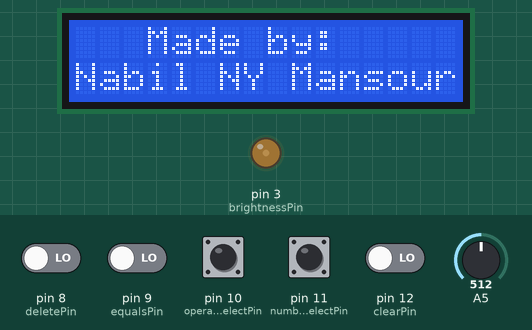
This sketch was run on a simulated Arduino Uno, built with avr-gcc and run on an emulated ATmega328P. Shown: 16×2 character LCD, output pins drawn as LEDs (lit = HIGH). The test bench sets the inputs (shaded band); at power-on: pin 8 (deletePin), pin 9 (equalsPin), pin 10 (operationSelectPin), pin 11 (numberSelectPin), pin 12 (clearPin) LOW, A5 = 512.

Above: at 1.7 s.
At 5.73 s:
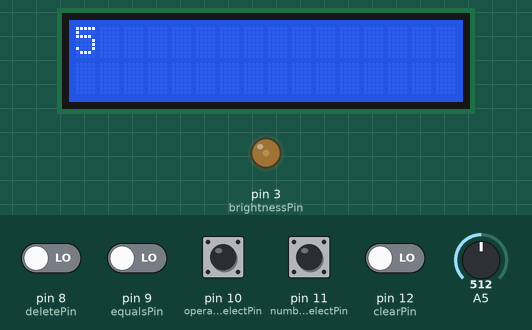
5.9 s: pin 10 (operationSelectPin) pulled HIGH for 0.15 s
7.7 s: A5 set to 710
9.8 s: pin 10 (operationSelectPin) pulled HIGH for 1 s
At 10.03 s:
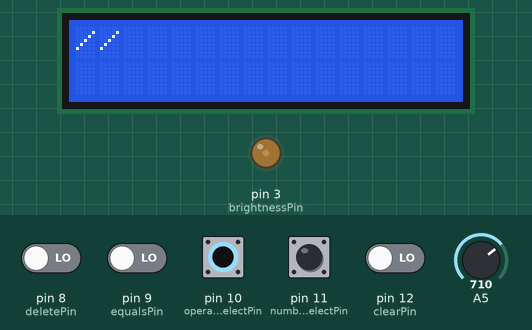
12.3 s: pin 9 (equalsPin) driven HIGH
At 13.3 s:
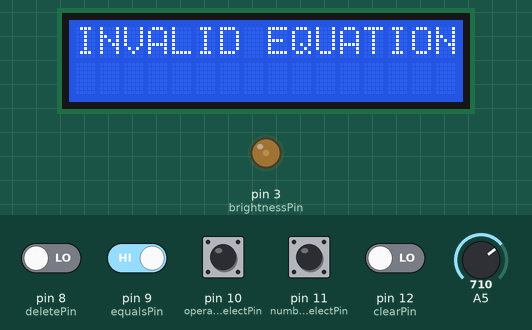
15.3 s: A5 set to 920
At 15.63 s:
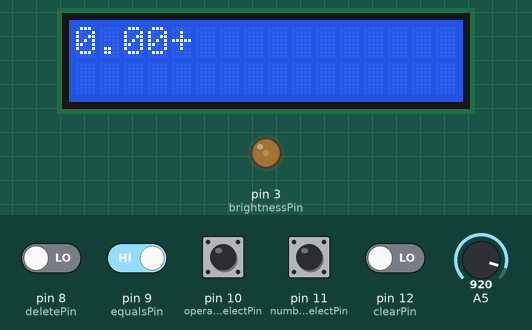
17.9 s: A5 set to 306
At 18.08 s:
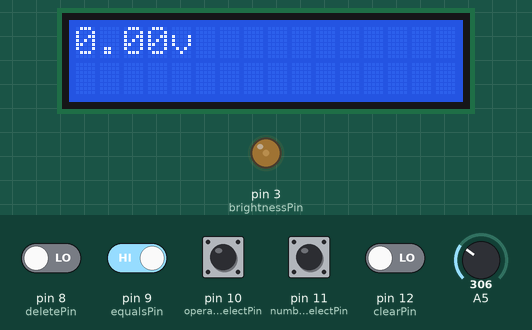

Measured:
- after the input at 9.8 s, the display: changes after 0.08 s (image 2)
- after the input at 12.3 s, the display: changes after 0.05 s (image 3)
- after the input at 15.3 s, the display: first differs from a run without the input after 0.26 s (image 4)
- after the input at 17.9 s, the display: changes after 0.11 s (image 5)
- what the display in image 0 shows lasts 3.0 s, from 1.7 s to 4.7 s

The sketch:

Calculator.ino
```cpp
#include <LiquidCrystal.h> // includes the LiquidCrystal Library

const int brightnessPin = 3;

const int deletePin = 8;
const int equalsPin = 9;
const int operationSelectPin = 10;
const int numberSelectPin = 11;
const int clearPin = 12;
// Note that the potentiometer is connected to A5 Pin.

LiquidCrystal lcd(1, 2, 4, 5, 6, 7); // Creates an LC object. Parameters: (rs, enable, d4, d5, d6, d7)

void setup() {
  lcd.begin(16,2); // Initializes the interface to the LCD screen, and specifies the dimensions (width and height) of the display
  pinMode(brightnessPin, OUTPUT);
  analogWrite(brightnessPin, 50);

  pinMode(clearPin, INPUT);
  pinMode(equalsPin, INPUT);
  pinMode(operationSelectPin, INPUT);
  pinMode(numberSelectPin, INPUT);

  // Startup animation:
  for (int i = 0; i < 16; i++){
    lcd.setCursor(i + 1,0);
    lcd.print(">");
    lcd.setCursor(i + 1,1);
    lcd.print(">");
  // Text is "Made by: Nabil NY Mansour"
    if (i >= 0){
      lcd.setCursor(0,1);
      lcd.print("N");
    }

    if (i >= 1){
      lcd.setCursor(1,1);
      lcd.print("a");
    }

    if (i >= 2){
      lcd.setCursor(2,1);
      lcd.print("b");
    }

    if (i >= 3){
      lcd.setCursor(3,1);
      lcd.print("i");

      lcd.setCursor(3,0);
      lcd.print("M");
    }

    if (i >= 4){
      lcd.setCursor(4,1);
      lcd.print("l");

      lcd.setCursor(4,0);
      lcd.print("a");
    }

    if (i >= 5){
      lcd.setCursor(5,0);
      lcd.print("d");
    }

    if (i >= 6){
      lcd.setCursor(6,1);
      lcd.print("N");

      lcd.setCursor(6,0);
      lcd.print("e");
    }

    if (i >= 7){
      lcd.setCursor(7,1);
      lcd.print("Y");
    }

    if (i >= 8){
      lcd.setCursor(8,0);
      lcd.print("b");
    }

    if (i >= 9){
      lcd.setCursor(9,1);
      lcd.print("M");

      lcd.setCursor(9,0);
      lcd.print("y");
    }

    if (i >= 10){
      lcd.setCursor(10,1);
      lcd.print("a");

      lcd.setCursor(10,0);
      lcd.print(":");
    }

    if (i >= 11){
      lcd.setCursor(11,1);
      lcd.print("n");
    }

    if (i >= 12){
      lcd.setCursor(12,1);
      lcd.print("s");
    }

    if (i >= 13){
      lcd.setCursor(13,1);
      lcd.print("o");
    }

    if (i >= 14){
      lcd.setCursor(14,1);
      lcd.print("u");
    }

    if (i >= 15){
      lcd.setCursor(15,1);
      lcd.print("r");
      delay(2900);
    }

    delay(100);
    lcd.clear();
  }
}
bool numberSelect = true;
bool Blink = true;
String toPrint = "";


String selection  = "";
void loop() {
  // Making the selection:
  int potentiometerVal = analogRead(A5);
  if (numberSelect){
    if (potentiometerVal > 900){
      selection = "9";
    } else if (potentiometerVal > 800) {
      selection = "8";
    } else if (potentiometerVal > 700) {
      selection = "7";
    } else if (potentiometerVal > 600) {
      selection = "6";
    } else if (potentiometerVal > 500) {
      selection = "5";
    } else if (potentiometerVal > 400) {
      selection = "4";
    } else if (potentiometerVal > 300) {
      selection = "3";
    } else if (potentiometerVal > 200) {
      selection = "2";
    } else if (potentiometerVal > 100) {
      selection = "1";
    } else {
      selection = "0";
    }

    // If number selection pin is pressed:
    if (digitalRead(numberSelectPin)){
      toPrint+=selection;

      delay(50);
    }

    // If operation selection pin is pressed:
    if (digitalRead(operationSelectPin)){
      numberSelect = false;

      delay(50);
    }
  } else {
    // If number selection pin is pressed:
    if (potentiometerVal > 910){
      selection = '+';
    } else if (potentiometerVal > 780) {
      selection = '-';
    } else if (potentiometerVal > 650) {
      selection = '/';
    } else if (potentiometerVal > 520) {
      selection = 'x';
    } else if (potentiometerVal > 390) {
      selection = '^';
    } else if (potentiometerVal > 260) {
      selection = 'v';
    } else {
      selection = '.';
    }

    if (digitalRead(operationSelectPin)){
      toPrint+=selection;

      delay(50);
    }

    if (digitalRead(numberSelectPin)){
      numberSelect = true;

      delay(50);
    }
  }

  // If delete pin is pressed:
  if (digitalRead(deletePin)){
    toPrint.remove(toPrint.length() - 1);

    delay(50);
  }

  // If clear pin is pressed:
  if (digitalRead(clearPin)){
    toPrint = "";

    delay(50);
  }

  // If equals pin is pressed:
  if (digitalRead(equalsPin)){

    // If an invalid operation is placed first:
    if (toPrint[0] == '/' || toPrint[0] == 'x' || toPrint[0] == '^' || toPrint[0] == 'v'){
      lcd.clear();
      lcd.print("INVALID EQUATION");
      toPrint = "";
      delay(3000);
    }

    // If an operation is placed last:
    else if (toPrint[toPrint.length() - 1] == '/' || toPrint[toPrint.length()- 1] == 'x' || toPrint[toPrint.length()- 1] == '^' || toPrint[toPrint.length()- 1] == 'v' || toPrint[toPrint.length() - 1] == '.' || toPrint[toPrint.length()- 1] == '+' || toPrint[toPrint.length()- 1] == '-'){
      lcd.clear();
      lcd.print("INVALID EQUATION");
      toPrint = "";
      delay(3000);
    }
    else {
      float result = 0;
      bool firstValFound = false;
      char currentSelectedOperator = '+';
      char newSelectedOperator = '+';
      int secondValStartingIndex = 0;
      String secondVal = "";

      toPrint+= "+0";

      // Going through the equation:
      for (int i = 0; i < toPrint.length(); i++){
        // Finding first val and adding it to result:
        if (!firstValFound) {
          if (toPrint[i] == '+' || toPrint[i] == '-' || toPrint[i] == '/' || toPrint[i] == 'x' || toPrint[i] == '^' || toPrint[i] == 'v') {
            secondVal = toPrint.substring(0, i);
            result += secondVal.toFloat();
            firstValFound = true;
            currentSelectedOperator = toPrint[i];
            secondValStartingIndex = i + 1;
          }
        }
        // If first val is found:
        else {
          // Finding the second val:
          if (toPrint[i] == '+' || toPrint[i] == '-' || toPrint[i] == '/' || toPrint[i] == 'x' || toPrint[i] == '^' || toPrint[i] == 'v') {
            secondVal = toPrint.substring(secondValStartingIndex, i);
            // Do the operation:
            if (currentSelectedOperator == '+') {
               result += secondVal.toFloat();
            } else if (currentSelectedOperator == '-') {
               result -= secondVal.toFloat();
            } else if (currentSelectedOperator == '/') {
               result /= secondVal.toFloat();
            } else if (currentSelectedOperator == 'x') {
               result *= secondVal.toFloat();
            } else if (currentSelectedOperator == '^') {
               result = pow(result, secondVal.toFloat());
            } else if (currentSelectedOperator == 'v') {
               result = pow(result, 1.0f/secondVal.toFloat());
            }
            currentSelectedOperator = toPrint[i];
            secondValStartingIndex = i + 1;
          }
        }
      }

      if (String(result) == " INF") {
        lcd.clear();
        lcd.print("OVERFLOW");
        toPrint = "";
        delay(3000);
      } else {
        toPrint = String(result);
      }
    }

    delay(50);
  }

  // Printing:
  lcd.clear();

  lcd.print(toPrint);

  if (Blink){
   lcd.print(selection);
   Blink = false;
  } else {
    Blink = true;
  }
  delay(100);
}
```
